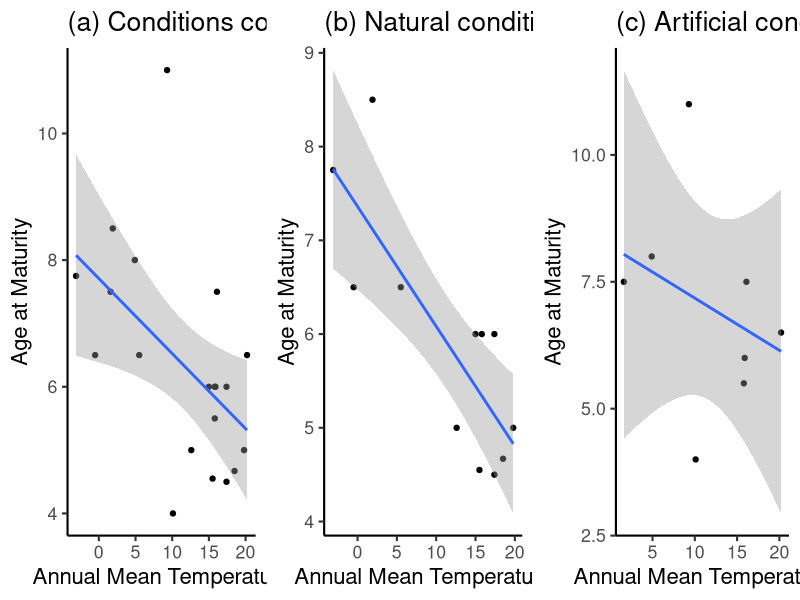
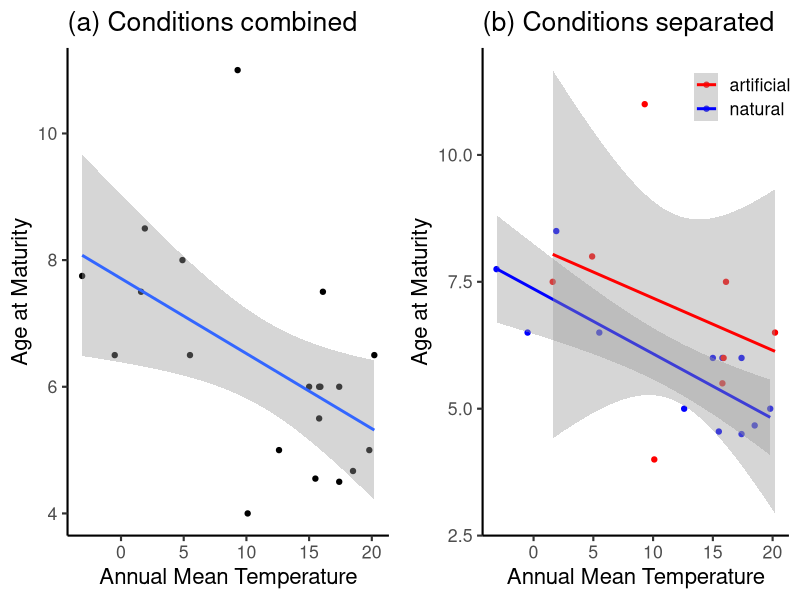
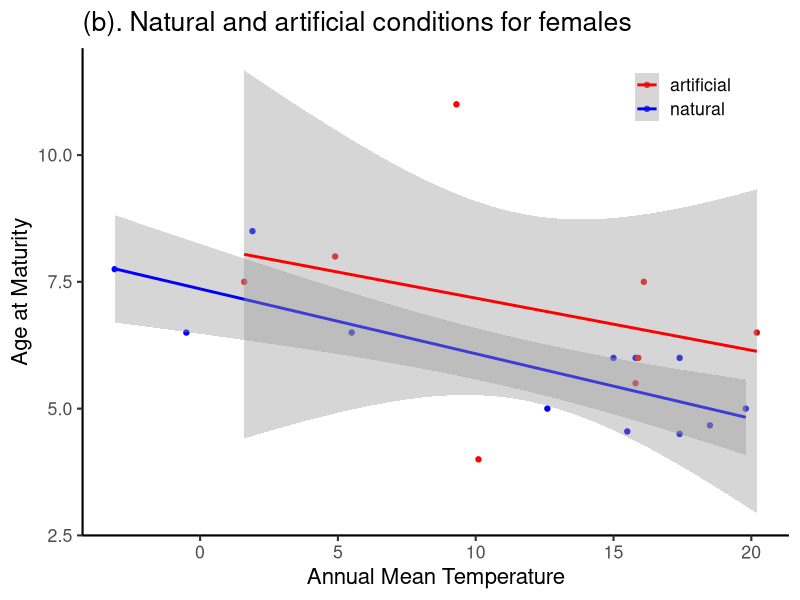
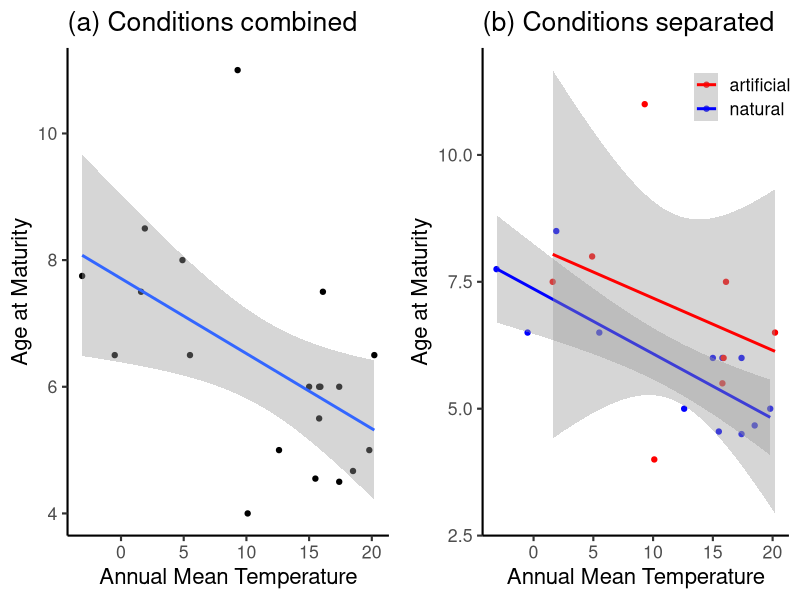
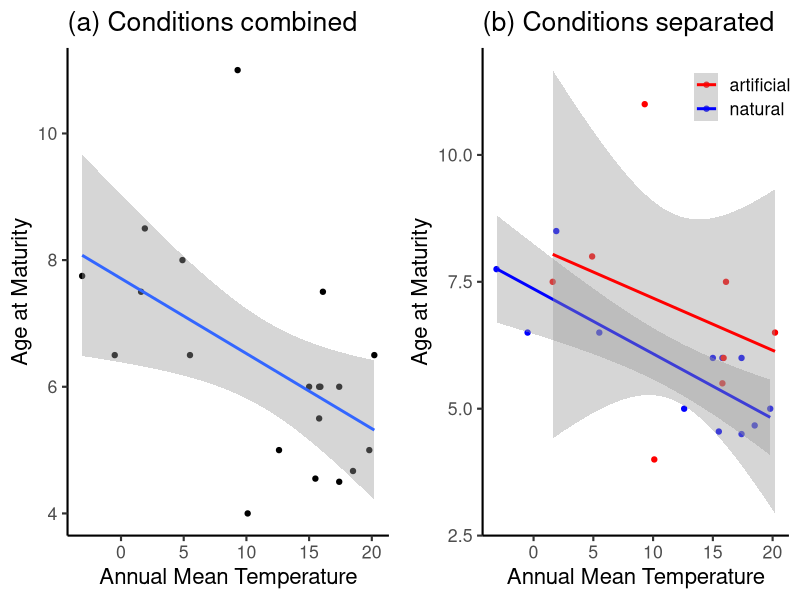

These figures' R source, in order:
library(ggplot2)
library(ggpubr)
library(dplyr)

# Import the data
carp <- read.csv("eddie_carp_new.csv")
carp$condition <- as.factor(carp$condition)
str(carp)

#### Data manipulation: Three senarios we are looking at here ####

# 1. Use both artificial and natural conditions
carp.f <- carp %>% filter(!row_number() == 15) %>% filter(sex != "male")
carp.m <- carp %>% filter(!row_number() == 15) %>% filter(sex != "female")

# 2. Only natural conditions (remove all artificial)
carpall.natural <- carp[which(carp$condition=="natural"),]
carp.f.n <- carpall.natural %>% filter(!row_number() == 9) %>% filter(sex != "male")
carp.m.n <- carpall.natural %>% filter(!row_number() == 9) %>% filter(sex != "female")

# 3. Only artificial conditions (remove all natural)
carpall.artificial <- carp[which(carp$condition=="artificial"),]
carp.f.a <- carpall.artificial %>% filter(sex != "male")
carp.m.a <- carpall.artificial %>% filter(sex != "female")


#### Create the graph ####

combined <- 
  ggplot(carp.f, mapping = aes(AnnualTemp, AAM))+
  geom_point()+
  geom_smooth(method = "lm")+
  labs(x = "Annual Mean Temperature", y = "Age at Maturity",
       title = "(a) Conditions combined")+
  theme_classic(base_size = 16)


natural <-
  ggplot(carp.f.n, mapping = aes(AnnualTemp, AAM))+
  geom_point()+
  geom_smooth(method = "lm")+
  labs(x = "Annual Mean Temperature", y = "Age at Maturity",
       title = "(b) Natural conditions for females")+
  theme_classic(base_size = 16)


artificial <-
  ggplot(carp.f.a, mapping = aes(AnnualTemp, AAM))+
  geom_point()+
  geom_smooth(method = "lm")+
  labs(x = "Annual Mean Temperature", y = "Age at Maturity",
       title = "(c) Artificial conditions for females")+
  theme_classic(base_size = 16)


art.nat <- 
  ggplot(carp.f, mapping = aes(AnnualTemp, AAM, color = condition))+
  geom_point()+
  geom_smooth(carp.f.n, mapping = aes(AnnualTemp, AAM), method = "lm", se = T)+
  geom_smooth(carp.f.a, mapping = aes(AnnualTemp, AAM), method = "lm", se = T)+
  labs(x = "Annual Mean Temperature", y = "Age at Maturity",
       title = "(b) Conditions separated")+
  theme_classic(base_size = 16)+
  theme(legend.position = c(0.85,0.9), legend.title=element_blank())+
  scale_color_manual(values = c("artificial" = "red", "natural" = "blue"))


# Arrange onto one panel
ggarrange(combined, natural, artificial, ncol=3)
ggarrange(combined, art.nat, ncol=2)


# Save the graph:
ggsave("images/aam latitude asian.jpeg",
       width = 12, height = 3.8, dpi = 300)
ggsave("images/aam temperatures conditions.jpeg",
       width = 8.5, height = 3.8, dpi = 300)




ggplot(carp.f, mapping = aes(AnnualTemp, AAM, color = condition))+
  geom_point()+
  geom_smooth(carp.f.n, mapping = aes(AnnualTemp, AAM), method = "lm", se = T)+
  geom_smooth(carp.f.a, mapping = aes(AnnualTemp, AAM), method = "lm", se = T)+
  labs(x = "Annual Mean Temperature", y = "Age at Maturity",
       title = "(b). Natural and artificial conditions for females")+
  theme_classic(base_size = 16)+
  theme(legend.position = c(0.85,0.9),legend.title=element_blank())+
  scale_color_manual(values = c("artificial" = "red", "natural" = "blue"))
